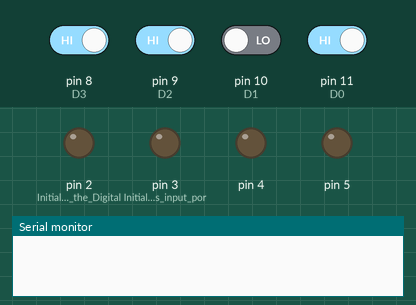
The sketch below on a simulated Arduino Uno, built with avr-gcc and run on an emulated ATmega328P. Shown: output pins drawn as LEDs (lit = HIGH), the last lines printed to the serial monitor. The inputs (shaded band) are chosen by the test bench; at power-on: pin 8 (D3), pin 9 (D2), pin 11 (D0) HIGH, pin 10 (D1) LOW.

Above: at 1.2 s.
1.3 s: pin 8 (D3) driven LOW
3.2 s: pin 11 (D0) driven LOW
At 3.8 s:
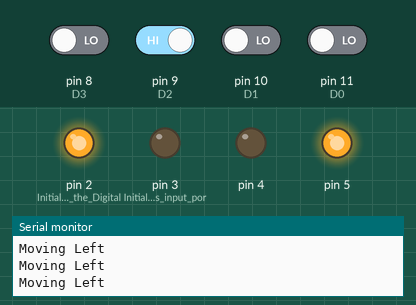
4.7 s: pin 10 (D1) driven HIGH
At 5.0 s:
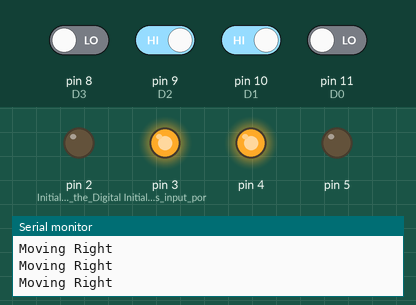
6.2 s: pin 9 (D2) driven LOW
At 7.4 s:
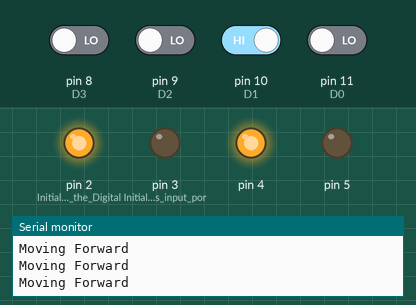
7.7 s: pin 9 (D2) driven HIGH
At 8.4 s:
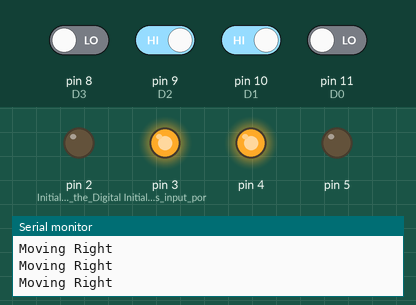
10.7 s: pin 10 (D1) driven LOW
At 11.8 s:
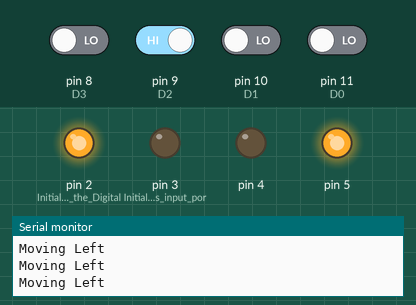
Timing chart, 0 to 13.2 s (numbered marks = the images above; inputs shaded):
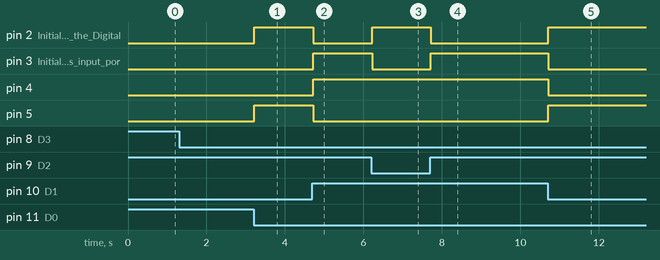

The sketch:

Arduino_Code_DTMF_Controlled_Robot.ino
```cpp
int D3 = 8; //D3 //pins 8 to 11 are addressed to the 4 switches
int D2 = 9; //D2
int D1 = 10; //D1
int D0 = 11; //D0
int r1; //r1 to r4 are variables
int r2;
int r3;
int r4;
void setup()
{
  Serial.begin(9600);
  // Setup motors
  pinMode(2, OUTPUT); //Initializing the Digital Pin 2,3,4,5 as OUTPUT pins for the Motors
  pinMode(3, OUTPUT);
  pinMode(4, OUTPUT);
  pinMode(5, OUTPUT);

  pinMode(D3, INPUT); //Initializing as input ports from DTMF Module
  pinMode(D2, INPUT);
  pinMode(D1, INPUT);
  pinMode(D0, INPUT);
  r1 = 0;
  r2 = 0;
  r3 = 0;
  r4 = 0;
}

void loop()
{
  r1 = digitalRead(D3); //r1 to r4 get the values of D3 to D0 respectively
  r2 = digitalRead(D2);
  r3 = digitalRead(D1);
  r4 = digitalRead(D0);
  if (r1 == LOW && r2 == LOW && r3 == HIGH && r4 == LOW) // Binary 0010 ; Decimal 2
  { Serial.println("Moving Forward");
    moveforward();
  }
  else if (r1 == LOW && r2 == HIGH && r3 == LOW && r4 == LOW) // Binary 0100 ; Decimal 4
  { Serial.println("Moving Left");
    moveleft();
  }
  else if (r1 == LOW && r2 == HIGH && r3 == LOW && r4 == HIGH) // Binary 0101 ; Decimal 5
  { Serial.println("Not moving");
    nomove();
  }
  else if (r1 == LOW && r2 == HIGH && r3 == HIGH && r4 == LOW) // Binary 0110 ; Decimal 6
  { Serial.println("Moving Right");
    moveright();
  }
  else if (r1 == HIGH && r2 == LOW && r3 == LOW && r4 == LOW) // Binary 1000 ; Decimal 8
  { Serial.println("Moving Backward");
    movebackward();
  }
} //end of void loop
void moveforward()
{
  digitalWrite(2, HIGH);
  digitalWrite(3, LOW);
  digitalWrite(4, HIGH);
  digitalWrite(5, LOW);
}
void movebackward()
{
  digitalWrite(2, LOW);
  digitalWrite(3, HIGH);
  digitalWrite(4, LOW);
  digitalWrite(5, HIGH);
}
void moveleft()
{
  digitalWrite(2, HIGH);
  digitalWrite(3, LOW);
  digitalWrite(4, LOW);
  digitalWrite(5, HIGH);
}
void moveright()
{
  digitalWrite(2, LOW);
  digitalWrite(3, HIGH);
  digitalWrite(4, HIGH);
  digitalWrite(5, LOW);
}
void nomove()
{
  digitalWrite(2, LOW);
  digitalWrite(3, LOW);
  digitalWrite(4, LOW);
  digitalWrite(5, LOW);
}
```

Measured:
- after the input at 3.2 s, pin 2 (Initializing_the_Digital), pin 5: LOW → HIGH at once
- after the input at 4.7 s, pin 2 (Initializing_the_Digital), pin 5: HIGH → LOW at once; pin 3 (Initializing_as_input_por), pin 4: LOW → HIGH at once
- after the input at 6.2 s, pin 2 (Initializing_the_Digital): LOW → HIGH at once; pin 3 (Initializing_as_input_por): HIGH → LOW at once
- after the input at 7.7 s, pin 2 (Initializing_the_Digital): HIGH → LOW at once; pin 3 (Initializing_as_input_por): LOW → HIGH at once
- after the input at 10.7 s, pin 2 (Initializing_the_Digital), pin 5: LOW → HIGH at once; pin 3 (Initializing_as_input_por), pin 4: HIGH → LOW at once
